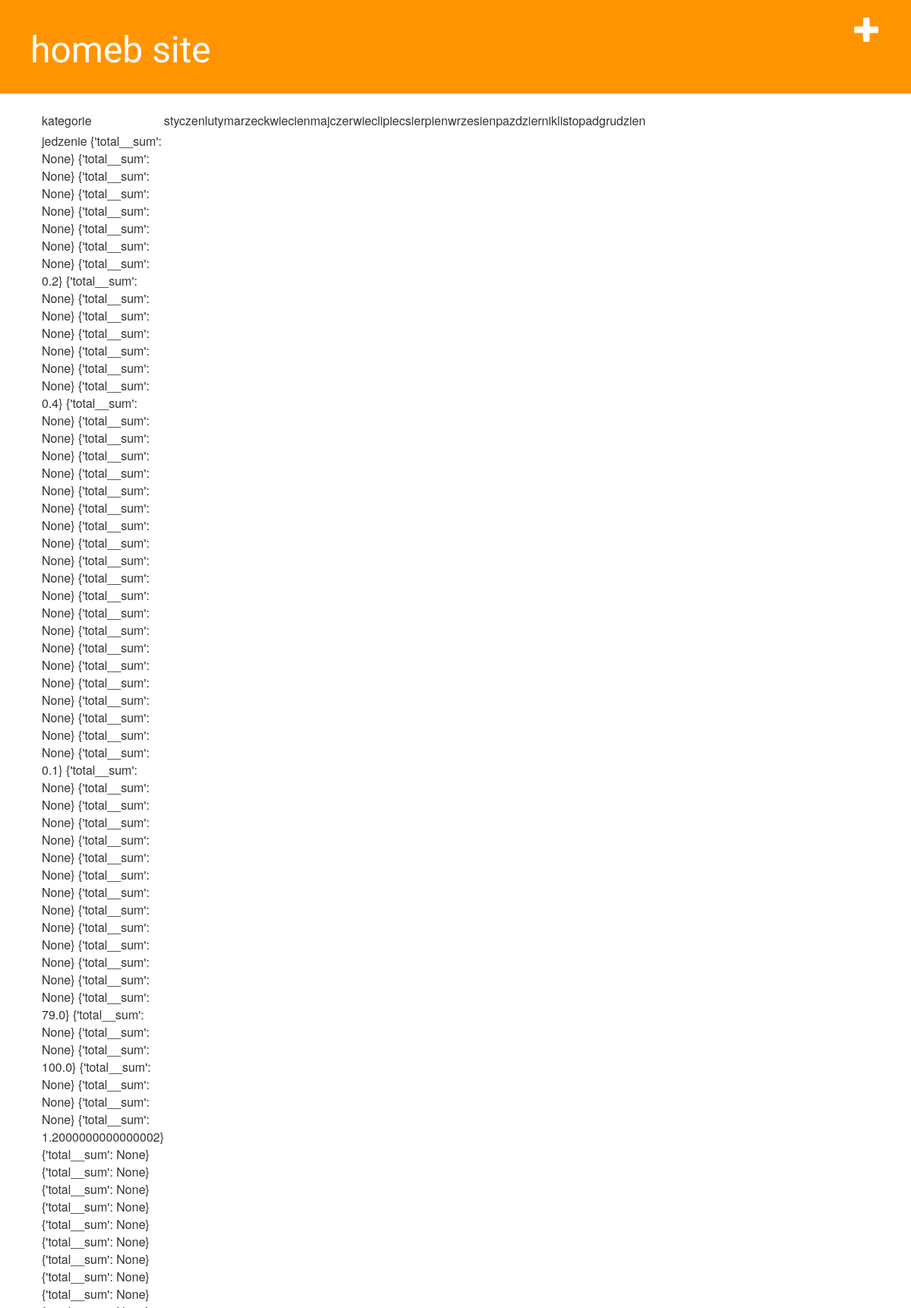
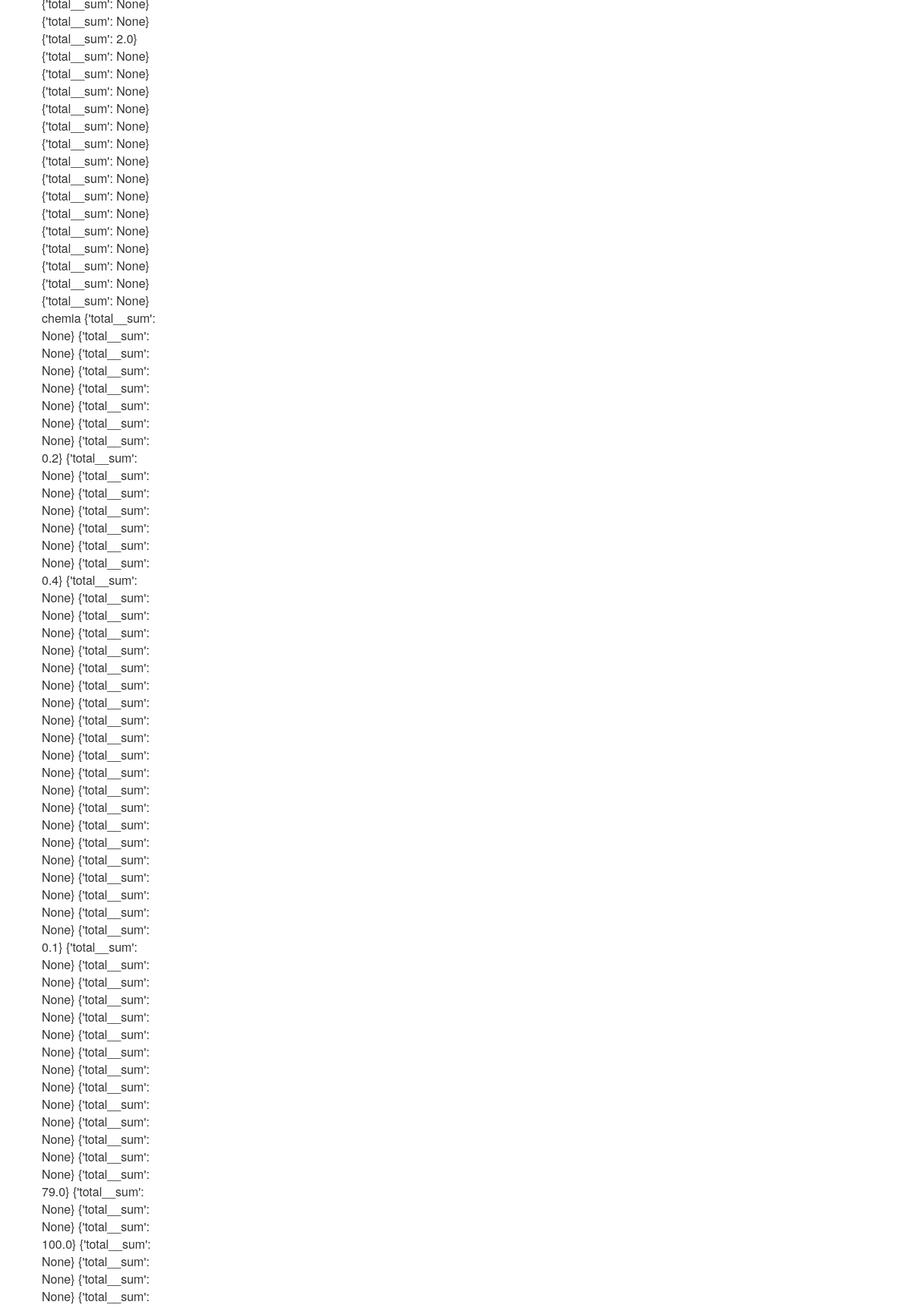
Screenshot of /zakup/podsumowanie/ (upper part) with the database file from the repository (2 pictures, top to bottom).
### homeb_app/models.py (models this page shows, shortened)
class Miesiac(models.Model):
    name = models.CharField(max_length=15)
    def __str__(self):
        return self.name

class Kategoria(models.Model):
    name = models.CharField(max_length=30)

### homeb_app/views.py (the view)
# urls.py: path('zakup/podsumowanie/', views.zakup_month, name='zakup_month'),
def zakup_month(request):
    sumy = []
    kategorie = Kategoria.objects.all()
    miesiace = Miesiac.objects.all()
    for miesiac in miesiace:
        for kategoria in kategorie:
            k = (Zakup.objects.filter(month__name=miesiac, category=kategoria).values('category__name', 'total').aggregate(Sum('total')))
            print(k)
            sumy.append(k)
    return render(request, 'homeb_app/zakup_month.html', ({ 'miesiace': miesiace, 'kategorie': kategorie, 'sumy': sumy }) )

### homeb_app/templates/homeb_app/zakup_month.html
{% extends 'homeb_app/base.html' %}
    {% block content %}
        <div class="post">
                <table>
                        <tr>
                            <td width="500" height="30">kategorie</td>
                            {% for miesiac in miesiace %}
                                <td width="500" height="30"> {{ miesiac.name }} </td>
                            {% endfor %}
                        </tr>
                        {% for kategoria in kategorie %}
                            <tr>
                                <td width="500" height="30">
                                    {{ kategoria.name }}
                                    {% for suma in sumy %}
                                        {{ suma }}
                                    {% endfor %}
                                </td>
                            </tr>
                        {% endfor %}
                      </table>
        </div>
    {% endblock %}

### homeb_app/static/css/homeb.css (style rules this page uses)
.post { margin-bottom: 70px; }

### rows the page displays
Miesiac: name "styczen"
Miesiac: name "luty"
Miesiac: name "marzec"
Miesiac: name "kwiecien"
Miesiac: name "maj"
Miesiac: name "czerwiec"
Miesiac: name "lipiec"
Miesiac: name "sierpien"
Miesiac: name "wrzesien"
Miesiac: name "pazdziernik"
Miesiac: name "listopad"
Miesiac: name "grudzien"
Kategoria: name "jedzenie", sumy "{'total__sum': None}" "{'total__sum': None}" "{'total__sum': None}" "{'total__sum': None}" "{'total__sum': None}" "{'total__sum': None}" "{'total__sum': None}" "{'total__sum': 0.2}" "{'total__sum': None}" "{'total__sum': None}" "{'total__sum': None}" "{'total__sum': None}" "{'total__sum': None}" "{'total__sum': None}" "{'total__sum': 0.4}" "{'total__sum': None}" "{'total__sum': None}" "{'total__sum': None}" "{'total__sum': None}" "{'total__sum': None}" "{'total__sum': None}" "{'total__sum': None}" "{'total__sum': None}" "{'total__sum': None}" "{'total__sum': None}" "{'total__sum': None}" "{'total__sum': None}" "{'total__sum': None}" "{'total__sum': None}" "{'total__sum': None}" "{'total__sum': None}" "{'total__sum': None}" "{'total__sum': None}" "{'total__sum': None}" "{'total__sum': None}" "{'total__sum': 0.1}" "{'total__sum': None}" "{'total__sum': None}" "{'total__sum': None}" "{'total__sum': None}" "{'total__sum': None}" "{'total__sum': None}" "{'total__sum': None}" "{'total__sum': None}" "{'total__sum': None}" "{'total__sum': None}" "{'total__sum': None}" "{'total__sum': None}" "{'total__sum': None}" "{'total__sum': 79.0}" "{'total__sum': None}" "{'total__sum': None}" "{'total__sum': 100.0}" "{'total__sum': None}" "{'total__sum': None}" "{'total__sum': None}" "{'total__sum': 1.2000000000000002}" "{'total__sum': None}" "{'total__sum': None}" "{'total__sum': None}" "{'total__sum': None}" "{'total__sum': None}" "{'total__sum': None}" "{'total__sum': None}" "{'total__sum': None}" "{'total__sum': None}" "{'total__sum': None}" "{'total__sum': None}" "{'total__sum': 2.0}" "{'total__sum': None}" "{'total__sum': None}" "{'total__sum': None}" "{'total__sum': None}" "{'total__sum': None}" "{'total__sum': None}" "{'total__sum': None}" "{'total__sum': None}" "{'total__sum': None}" "{'total__sum': None}" "{'total__sum': None}" "{'total__sum': None}" "{'total__sum': None}" "{'total__sum': None}" "{'total__sum': None}"
Kategoria: name "chemia", sumy "{'total__sum': None}" "{'total__sum': None}" "{'total__sum': None}" "{'total__sum': None}" "{'total__sum': None}" "{'total__sum': None}" "{'total__sum': None}" "{'total__sum': 0.2}" "{'total__sum': None}" "{'total__sum': None}" "{'total__sum': None}" "{'total__sum': None}" "{'total__sum': None}" "{'total__sum': None}" "{'total__sum': 0.4}" "{'total__sum': None}" "{'total__sum': None}" "{'total__sum': None}" "{'total__sum': None}" "{'total__sum': None}" "{'total__sum': None}" "{'total__sum': None}" "{'total__sum': None}" "{'total__sum': None}" "{'total__sum': None}" "{'total__sum': None}" "{'total__sum': None}" "{'total__sum': None}" "{'total__sum': None}" "{'total__sum': None}" "{'total__sum': None}" "{'total__sum': None}" "{'total__sum': None}" "{'total__sum': None}" "{'total__sum': None}" "{'total__sum': 0.1}" "{'total__sum': None}" "{'total__sum': None}" "{'total__sum': None}" "{'total__sum': None}" "{'total__sum': None}" "{'total__sum': None}" "{'total__sum': None}" "{'total__sum': None}" "{'total__sum': None}" "{'total__sum': None}" "{'total__sum': None}" "{'total__sum': None}" "{'total__sum': None}" "{'total__sum': 79.0}" "{'total__sum': None}" "{'total__sum': None}" "{'total__sum': 100.0}" "{'total__sum': None}" "{'total__sum': None}" "{'total__sum': None}"
